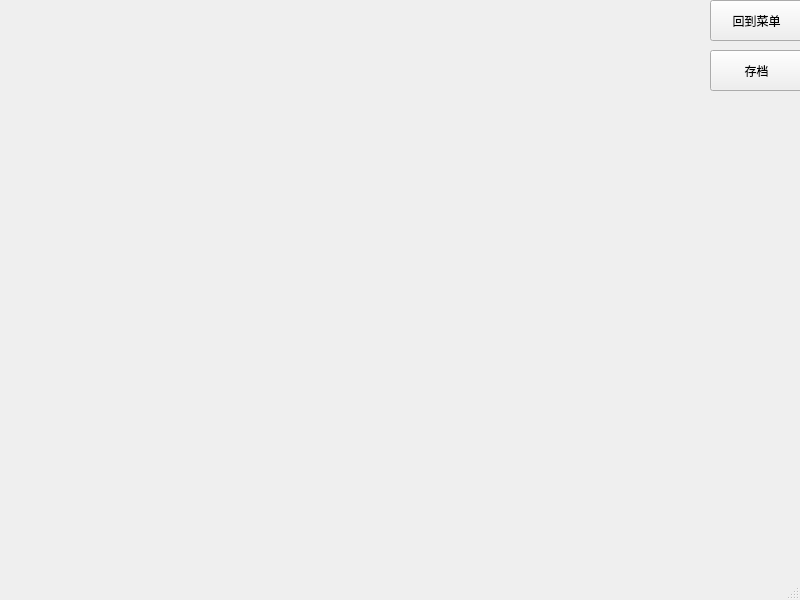
<?xml version="1.0" encoding="UTF-8"?>
<ui version="4.0">
 <class>MW1</class>
 <widget class="QMainWindow" name="MW1">
  <property name="geometry">
   <rect>
    <x>0</x>
    <y>0</y>
    <width>800</width>
    <height>600</height>
   </rect>
  </property>
  <property name="windowTitle">
   <string>MainWindow</string>
  </property>
  <widget class="QWidget" name="centralwidget">
   <widget class="QPushButton" name="pushButton">
    <property name="geometry">
     <rect>
      <x>710</x>
      <y>0</y>
      <width>93</width>
      <height>41</height>
     </rect>
    </property>
    <property name="text">
     <string>回到菜单</string>
    </property>
   </widget>
   <widget class="QPushButton" name="pushButton_2">
    <property name="geometry">
     <rect>
      <x>710</x>
      <y>50</y>
      <width>93</width>
      <height>41</height>
     </rect>
    </property>
    <property name="text">
     <string>存档</string>
    </property>
   </widget>
  </widget>
  <widget class="QMenuBar" name="menubar">
   <property name="geometry">
    <rect>
     <x>0</x>
     <y>0</y>
     <width>800</width>
     <height>26</height>
    </rect>
   </property>
  </widget>
  <widget class="QStatusBar" name="statusbar"/>
 </widget>
 <resources/>
 <connections/>
</ui>
